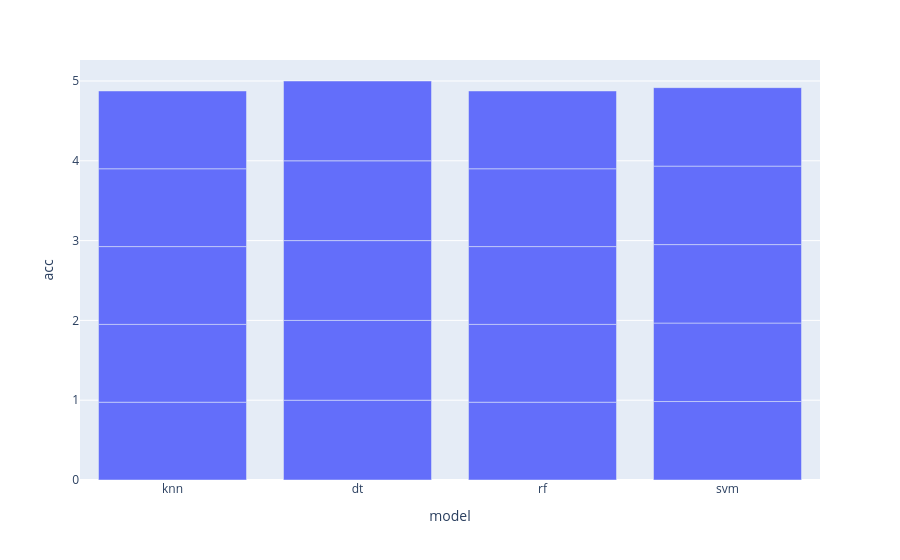

The code cell stored with this chart in its notebook:
### Code cell
px.line(data_frame=df,x='test_size',y='acc',color='model')
result=df.groupby('model')['acc'].max().reset_index()
px.bar(data_frame=df,x='model',y='acc')

### Figure 1 — Plotly figure (JSON) as saved in the notebook; plotly's stock layout.template omitted (floating-point values rounded to 4 significant figures)
{"data": [{"hovertemplate": "model=%{x}<br>acc=%{y}<extra></extra>", "legendgroup": "", "marker": {"color": "#636efa", "pattern": {"shape": ""}}, "name": "", "orientation": "v", "showlegend": false, "textposition": "auto", "type": "bar", "x": ["knn", "dt", "rf", "svm", "knn", "dt", "rf", "svm", "knn", "dt", "rf", "svm", "knn", "dt", "rf", "svm", "knn", "dt", "rf", "svm"], "xaxis": "x", "y": [0.975, 1.0, 0.975, 0.9833, 0.975, 1.0, 0.975, 0.9833, 0.975, 1.0, 0.975, 0.9833, 0.975, 1.0, 0.975, 0.9833, 0.975, 1.0, 0.975, 0.9833], "yaxis": "y"}], "layout": {"barmode": "relative", "legend": {"tracegroupgap": 0}, "margin": {"t": 60}, "xaxis": {"anchor": "y", "domain": [0, 1], "title": {"text": "model"}}, "yaxis": {"anchor": "x", "domain": [0, 1], "title": {"text": "acc"}}}}
